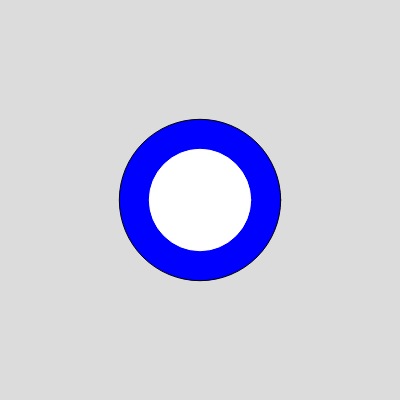
Frame 1 (no input)
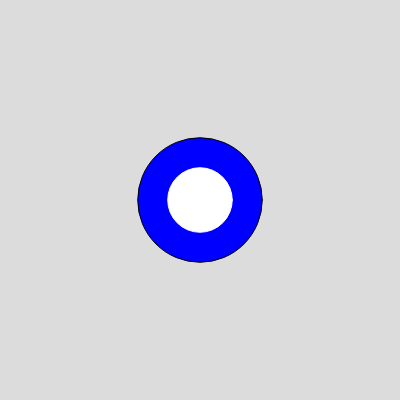
Frame 60 (no input)
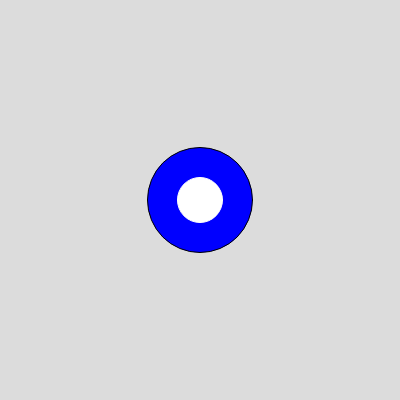
Frame 120 (the mouse pressed at the canvas centre since frame 60)

The p5.js sketch that drew these frames (run headless with seeded random() and noise() and a simulated clock; from frame 60 on, the mouse is pressed at the canvas centre):

// p5.js sketch
// ── sketch.js
// practice
// luke wu
// 3,8,2024
//
// Extra for Experts:
// - describe what you did to take this project "above and beyond"

let inner=100, radiustime = 0;

function setup() {
  createCanvas(400, 400); 
}

function firstex(){

  

  let radius_change = noise(radiustime)
  radiustime += 0.03;
  radius_change = map(radius_change,0,1,-4,4);
  inner = abs(inner + radius_change);
  fill(0,0,255);
  circle(width/2,height/2,inner+60);
  
  erase();
  circle(width/2,height/2,inner);
  noErase(); 


}

function draw() {
  background(220);
  firstex();
  print(inner);
}
